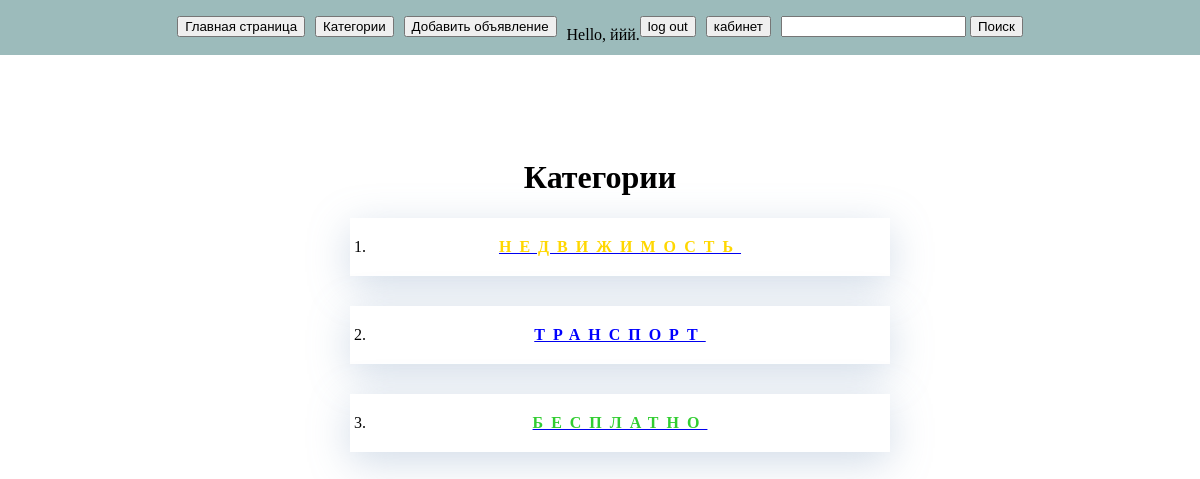
Page /категории (signed in) on the committed database.
### learning_logs/models.py (models this page shows)
class Категория(models.Model):
    категория = models.CharField(max_length=50)
    class Meta:
        verbose_name_plural = 'Категории'
    def __str__(self):
        return self.категория

### learning_logs/views.py (called while the page is built)
def категории(request):
    категории = Категория.objects.all()
    context = {"категории":категории,"цвет":цвет}
    return render(request, 'learning_logs/категории.html',context)

### learning_logs/templates/learning_logs/категории.html
﻿{% extends "learning_logs/base.html" %}
{% block content %}
<center><h1>Категории</h1>
<ol>
	{% for й in категории %}
	<div class="категории">
<li>
{% if й.pk == 1 %}
		<a href="{% url 'learning_logs:открыть_категорию' й.pk %}" class="q"><font color={{цвет.0}}>{{й}}</font></a>
		{% elif й.pk == 2 %}
		<a href="{% url 'learning_logs:открыть_категорию' й.pk %}" class="q"><font color={{цвет.1}}>{{й}}</font></a>
		{% elif й.pk == 3 %}
		<a href="{% url 'learning_logs:открыть_категорию' й.pk %}" class="q"><font color={{цвет.2}}>{{й}}</font></a>
	{% endif %}
</li>
	</div>
  	{% empty %}
		Категори отсутствуют
	{% endfor %}
</ol>
</center>
{% endblock content %}

### learning_logs/templates/learning_logs/base.html (shortened to what this page needs)
﻿<!DOCTYPE html>
{% load static %}
<html lang="en">
<head>
	<link rel="stylesheet" href="/media/static/main.css">
</head>
<body>
<div class="ссылки">
	<a href="{% url 'learning_logs:index' %}"><button>Главная страница</button></a>
	<a href="{% url 'learning_logs:категории' %}"><button>Категории</button></a>
	<a href="{% url 'learning_logs:новое_объявление' %}"><button>Добавить объявление</button></a>
	{% if user.is_authenticated %}
	    	Hello, {{ user.username }}.
	<a href="{% url 'users:logout' %}"><button>log out</button></a>
 		{% else %}
	<a href="{% url 'users:register' %}"><button>register</button></a>
	   	<a href="{% url 'users:login' %}"><button>log in</button></a>
 		{% endif %}
	<a href="{% url 'learning_logs:кабинет' %}"><button>кабинет</button> </a>
<form method="POST" action="поиск" >
        <p>
            <input type="text" name="имя" />
	    <input type="submit" value="Поиск" >
        </p>
</form >
</div>
<div class="block">
{% block content %}{% endblock content %}
</div>
</body>
</html>

### media/static/main.css (style rules this page uses)
body { margin: 0; }
.ссылки { width: 100%; height: 55px; background-color: rgb(156, 187, 187); display: flex; justify-content: center; align-items: center; position: fixed; top: 0; flex-wrap: wrap; }
.ссылки a { margin-right: 10; margin-bottom: 16; }
.block { padding: 20px; max-width: 1110px; margin-left: auto; margin-right: auto; margin-top: 100px; }
.категории { margin-bottom: 30px; padding: 20px; background-color: white; max-width: 540px; box-shadow: 0px 10px 40px rgba(126, 155, 189, 0.35); }
.q { text-transform: uppercase; letter-spacing: 0.5em; font-weight: bolder; }

### rows in the picture
Категория: категория "НЕДВИЖИМОСТЬ"
Категория: категория "ТРАНСПОРТ"
Категория: категория "БЕСПЛАТНО"

### other values in the picture
{{ user.username }} "ййй"
